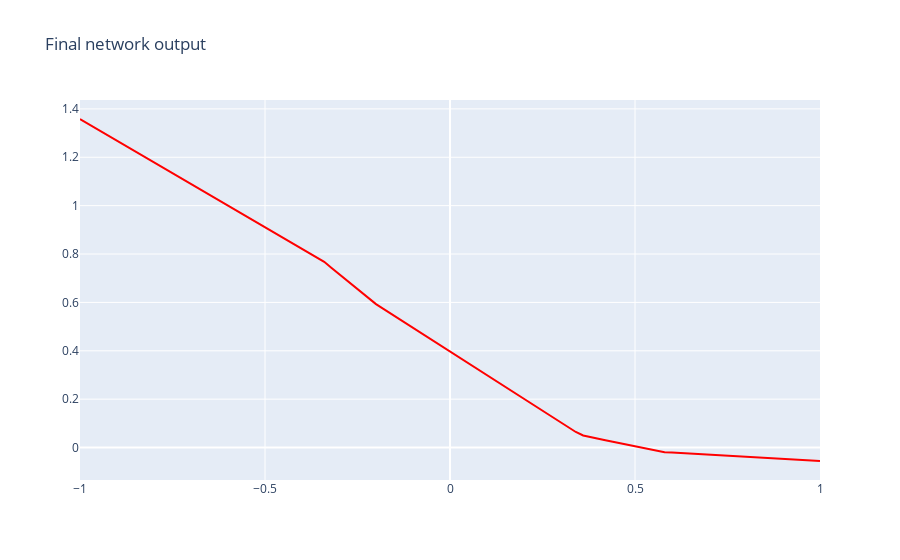

Source (notebook cell):
### Code cell
# Plot final network output
data = [go.Scatter(
    x=x[:, 0], y=ODEFunc()(torch.ones(1), torch.ones(1) * x).detach()[:, 0], line_color='red'
)]
go.Figure(data, dict(title="Final network output")).show()
